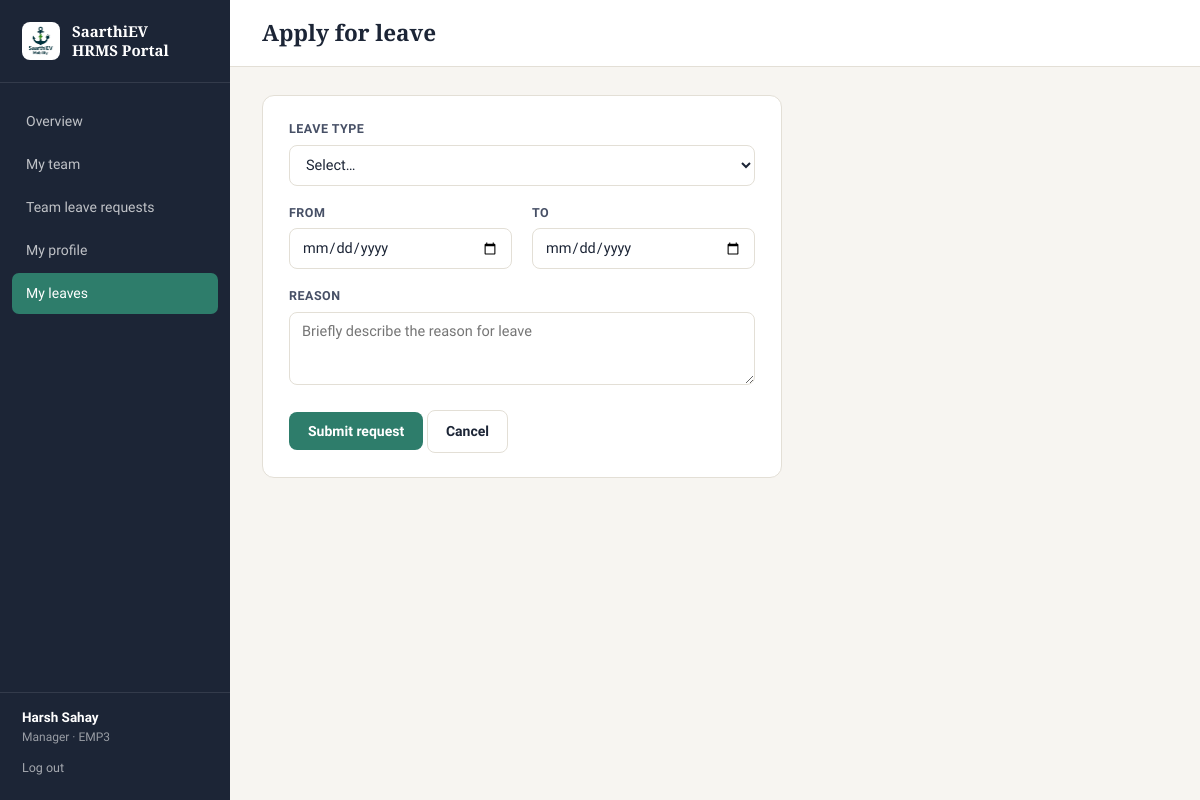
Screenshot of /leaves/apply (signed in) with the database file from the repository.
### models.py (models this page shows, shortened)
class EmployeeProfile(db.Model):
    id = db.Column(db.Integer, primary_key=True)
    user_id = db.Column(db.Integer, db.ForeignKey("user.id"), nullable=False, unique=True)
    full_name = db.Column(db.String(150), nullable=False)
    designation = db.Column(db.String(100))
    department = db.Column(db.String(100))
    date_of_joining = db.Column(db.Date)
    reporting_manager_id = db.Column(db.Integer, db.ForeignKey("user.id"), nullable=True)
    date_of_birth = db.Column(db.Date)
    gender = db.Column(db.String(20))
    personal_email = db.Column(db.String(120))
    phone_number = db.Column(db.String(20))
    blood_group = db.Column(db.String(10))
    pan_number = db.Column(db.String(20))
    aadhaar_number = db.Column(db.String(20))
    current_address_line1 = db.Column(db.String(200))
    current_address_line2 = db.Column(db.String(200))
    current_city = db.Column(db.String(100))
    current_state = db.Column(db.String(100))
    current_pincode = db.Column(db.String(10))
    permanent_address_line1 = db.Column(db.String(200))
    permanent_address_line2 = db.Column(db.String(200))
    permanent_city = db.Column(db.String(100))
    permanent_state = db.Column(db.String(100))
    permanent_pincode = db.Column(db.String(10))
    same_as_current = db.Column(db.Boolean, default=False)
    bank_account_number = db.Column(db.String(40))
    bank_ifsc_code = db.Column(db.String(20))
    bank_name = db.Column(db.String(100))
    bank_branch = db.Column(db.String(100))
    previous_company_name = db.Column(db.String(150))
    previous_designation = db.Column(db.String(100))
    previous_employment_from = db.Column(db.Date)
    previous_employment_to = db.Column(db.Date)
    relieving_letter_filename = db.Column(db.String(255))
    emergency_contact_name = db.Column(db.String(150))
    emergency_contact_relation = db.Column(db.String(50))
    emergency_contact_phone = db.Column(db.String(20))
    spouse_name = db.Column(db.String(150))
    spouse_dob = db.Column(db.Date)
    profile_completed = db.Column(db.Boolean, default=False)
    updated_at = db.Column(db.DateTime, default=datetime.utcnow, onupdate=datetime.utcnow)
    reporting_manager = db.relationship("User", foreign_keys=[reporting_manager_id])
    children = db.relationship("Child", backref="profile", cascade="all, delete-orphan")

class User(db.Model, UserMixin):
    id = db.Column(db.Integer, primary_key=True)
    employee_code = db.Column(db.String(20), unique=True, nullable=False)  # e.g. EMP1001
    password_hash = db.Column(db.String(255), nullable=False)
    role = db.Column(db.String(20), nullable=False, default="employee")  # admin / manager / employee
    must_change_password = db.Column(db.Boolean, default=True)
    is_active = db.Column(db.Boolean, nullable=False, default=True)
    created_at = db.Column(db.DateTime, default=datetime.utcnow)
    profile = db.relationship("EmployeeProfile", backref="user", uselist=False,
                               cascade="all, delete-orphan",
                               foreign_keys="EmployeeProfile.user_id")

### routes.py (the view, shortened to what this page needs)
    @app.route("/leaves/apply", methods=["GET", "POST"])
    @role_required("employee", "manager")
    def apply_leave():
        if not current_user.profile or not current_user.profile.date_of_joining:
            abort(403)
        today = date.today()
        if current_user.profile.date_of_joining > today:
            flash("You can't apply for leave before your date of joining.", "danger")
            return redirect(url_for("my_leaves"))
        leave_types = LeaveType.query.filter_by(is_active=True).all()
        return render_template("employee/apply_leave.html", leave_types=leave_types, form=None)

### app.py (called while the page is built)
@login_manager.user_loader
def load_user(user_id):
    return db.session.get(User, int(user_id))

def role_required(*roles):
    from functools import wraps
    def decorator(f):
        @wraps(f)
        def wrapped(*args, **kwargs):
            if not current_user.is_authenticated:
                return redirect(url_for("login"))
            if current_user.role not in roles:
                abort(403)
            return f(*args, **kwargs)
        return wrapped
    return decorator

### templates/employee/apply_leave.html (shortened to what this page needs)
{% extends "base.html" %}
{% block page_title %}Apply for leave{% endblock %}
{% block content %}
<div class="card" style="max-width: 520px;">
  <form method="POST">
    <div class="field">
      <label for="leave_type_id">Leave type</label>
      <select id="leave_type_id" name="leave_type_id" required>
        <option value="">Select…</option>
      </select>
    </div>
    <div class="grid-2">
      <div class="field">
        <label for="start_date">From</label>
        <input type="date" id="start_date" name="start_date" required
               value="{{ form.start_date if form else '' }}">
      </div>
      <div class="field">
        <label for="end_date">To</label>
        <input type="date" id="end_date" name="end_date" required
               value="{{ form.end_date if form else '' }}">
      </div>
    </div>
    <div class="field">
      <label for="reason">Reason</label>
      <textarea id="reason" name="reason" rows="3" placeholder="Briefly describe the reason for leave">{{ form.reason if form else '' }}</textarea>
    </div>
    <button type="submit" class="btn btn-primary">Submit request</button>
    <a href="{{ url_for('my_leaves') }}" class="btn btn-outline">Cancel</a>
  </form>
</div>
{% endblock %}

### templates/base.html (shortened to what this page needs)
<!DOCTYPE html>
<html lang="en">
<head>
  <link rel="stylesheet" href="{{ url_for('static', filename='css/style.css') }}">
</head>
<body>
  <div class="shell">
    <aside class="sidebar">
      <div class="brand">
        <span class="brand-logo-chip"><img src="{{ url_for('static', filename='img/logo.png') }}" alt="SaarthiEV Mobility"></span>
        <span class="word">SaarthiEV<br>HRMS Portal</span>
      </div>
      <nav>
        {% if current_user.role == 'admin' %}
          <a href="{{ url_for('admin_dashboard') }}" class="{{ 'active' if request.endpoint == 'admin_dashboard' }}">Overview</a>
          <a href="{{ url_for('admin_employee_list') }}" class="{{ 'active' if request.endpoint in ['admin_employee_list','admin_view_employee'] }}">All people</a>
          <a href="{{ url_for('admin_create_employee') }}" class="{{ 'active' if request.endpoint == 'admin_create_employee' }}">Add employee</a>
          <a href="{{ url_for('admin_manager_list') }}" class="{{ 'active' if request.endpoint == 'admin_manager_list' }}">Managers</a>
          <a href="{{ url_for('admin_leave_types') }}" class="{{ 'active' if request.endpoint == 'admin_leave_types' }}">Leave types</a>
          <a href="{{ url_for('admin_leave_requests') }}" class="{{ 'active' if request.endpoint == 'admin_leave_requests' }}">Leave requests</a>
        {% elif current_user.role == 'manager' %}
          <a href="{{ url_for('manager_dashboard') }}" class="{{ 'active' if request.endpoint == 'manager_dashboard' }}">Overview</a>
          <a href="{{ url_for('manager_team_list') }}" class="{{ 'active' if request.endpoint in ['manager_team_list','manager_view_employee'] }}">My team</a>
          <a href="{{ url_for('manager_leave_requests') }}" class="{{ 'active' if request.endpoint == 'manager_leave_requests' }}">Team leave requests</a>
          <a href="{{ url_for('employee_view_own_profile') }}" class="{{ 'active' if request.endpoint in ['employee_view_own_profile','employee_edit_profile'] }}">My profile</a>
          <a href="{{ url_for('my_leaves') }}" class="{{ 'active' if request.endpoint in ['my_leaves','apply_leave'] }}">My leaves</a>
        {% endif %}
      </nav>
      <div class="who">
        <div class="name">{{ current_user.profile.full_name if current_user.profile else current_user.employee_code }}</div>
        <div class="role">{{ current_user.role }} · {{ current_user.employee_code }}</div>
        <form action="{{ url_for('logout') }}" method="get">
          <button type="submit">Log out</button>
        </form>
      </div>
    </aside>
    <div class="main">
      <div class="topbar">
        <h2 style="margin:0;">{% block page_title %}{% endblock %}</h2>
      </div>
      <div class="content">
        {% block content %}{% endblock %}
      </div>
    </div>
  </div>
</body>
</html>

### static/css/style.css (style rules this page uses)
:root { --ink: #1C2536; --ink-soft: #475066; --paper: #F7F5F1; --paper-raised: #FFFFFF; --line: #E3DFD6; --teal: #2E7D6B; --teal-dark: #225C4F; --amber: #C8862A; --rose: #B3433B; --rose-soft: #F6E3E1; --amber-soft: #F8EBD9; --teal-soft: #E1EEE9; --radius: 8px; --shadow: 0 1px 2px rgba(28, 37, 54, 0.06), 0 4px 14px rgba(28, 37, 54, 0.05); }
* { box-sizing: border-box; }
body { margin: 0; font-family: "Source Sans 3", "Segoe UI", system-ui, sans-serif; background: var(--paper); color: var(--ink); font-size: 15px; line-height: 1.5; }
h1, h2, h3, .display { font-family: "Source Serif 4", Georgia, serif; font-weight: 600; color: var(--ink); margin: 0 0 .35em; }
a { color: var(--teal-dark); text-decoration: none; }
.field { margin-bottom: 18px; }
.field label { display: block; font-size: 12.5px; font-weight: 600; text-transform: uppercase; letter-spacing: .04em; color: var(--ink-soft); margin-bottom: 6px; }
input[type=text], input[type=password], input[type=email], input[type=date], input[type=tel], input[type=number], select, textarea { width: 100%; padding: 10px 12px; border: 1px solid var(--line); border-radius: var(--radius); background: var(--paper-raised); font-family: inherit; font-size: 14.5px; color: var(--ink); transition: border-color .15s, box-shadow .15s; }
.btn { display: inline-flex; align-items: center; justify-content: center; gap: 6px; padding: 10px 18px; border-radius: var(--radius); border: 1px solid transparent; font-size: 14px; font-weight: 600; cursor: pointer; font-family: inherit; transition: opacity .15s, background .15s; }
.btn-primary { background: var(--teal); color: #fff; }
.btn-outline { background: transparent; border-color: var(--line); color: var(--ink); }
.shell { display: flex; min-height: 100vh; }
.sidebar { width: 230px; background: var(--ink); color: #fff; flex-shrink: 0; display: flex; flex-direction: column; padding: 22px 0; }
.sidebar .brand { display: flex; align-items: center; gap: 12px; padding: 0 22px 22px; border-bottom: 1px solid rgba(255,255,255,.1); margin-bottom: 18px; }
.sidebar .brand .brand-logo-chip { background: #fff; border-radius: 8px; width: 38px; height: 38px; flex-shrink: 0; display: flex; align-items: center; justify-content: center; padding: 4px; }
.sidebar .brand .brand-logo-chip img { width: 100%; height: 100%; object-fit: contain; }
.sidebar .brand .word { font-family: "Source Serif 4", serif; font-weight: 700; font-size: 15px; line-height: 1.25; color: #fff; }
.sidebar nav { display: flex; flex-direction: column; gap: 2px; padding: 0 12px; flex-grow: 1; }
.sidebar nav a { color: rgba(255,255,255,.72); padding: 10px 14px; border-radius: 7px; font-size: 14px; font-weight: 500; text-decoration: none; }
.sidebar nav a.active { background: var(--teal); color: #fff; }
.sidebar .who { padding: 14px 22px 0; border-top: 1px solid rgba(255,255,255,.1); margin-top: 10px; }
.sidebar .who .name { font-size: 13.5px; font-weight: 600; color: #fff; }
.sidebar .who .role { font-size: 12px; color: rgba(255,255,255,.55); text-transform: capitalize; }
.sidebar .who form { margin-top: 10px; }
.sidebar .who button { background: none; border: none; color: rgba(255,255,255,.6); font-size: 12.5px; cursor: pointer; padding: 0; font-family: inherit; }
.main { flex-grow: 1; min-width: 0; }
.topbar { background: var(--paper-raised); border-bottom: 1px solid var(--line); padding: 16px 32px; display: flex; align-items: center; justify-content: space-between; }
.content { padding: 28px 32px 60px; max-width: 1100px; }
.card { background: var(--paper-raised); border: 1px solid var(--line); border-radius: 12px; padding: 24px 26px; margin-bottom: 22px; }
.grid-2 { display: grid; grid-template-columns: 1fr 1fr; gap: 0 20px; }

### rows the page displays
EmployeeProfile: profile "Harsh Sahay"
User: role "Manager", employee_code "EMP3"
